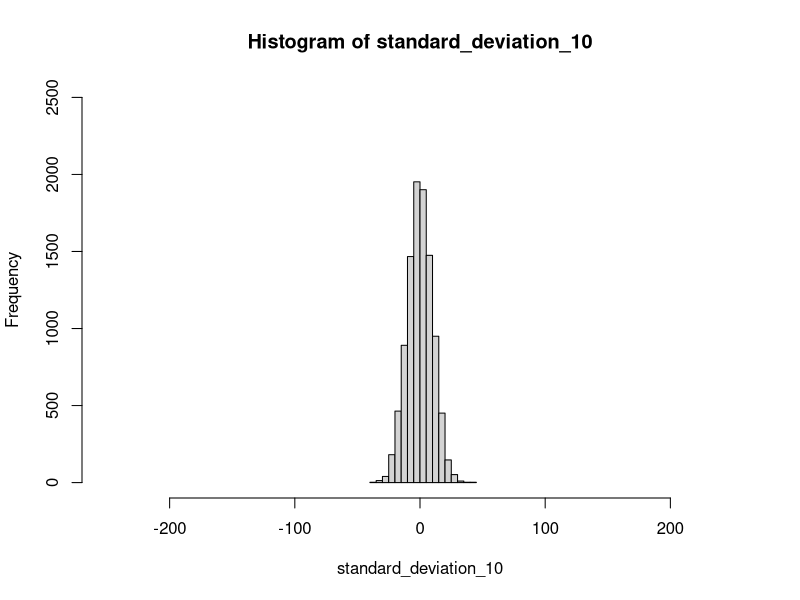
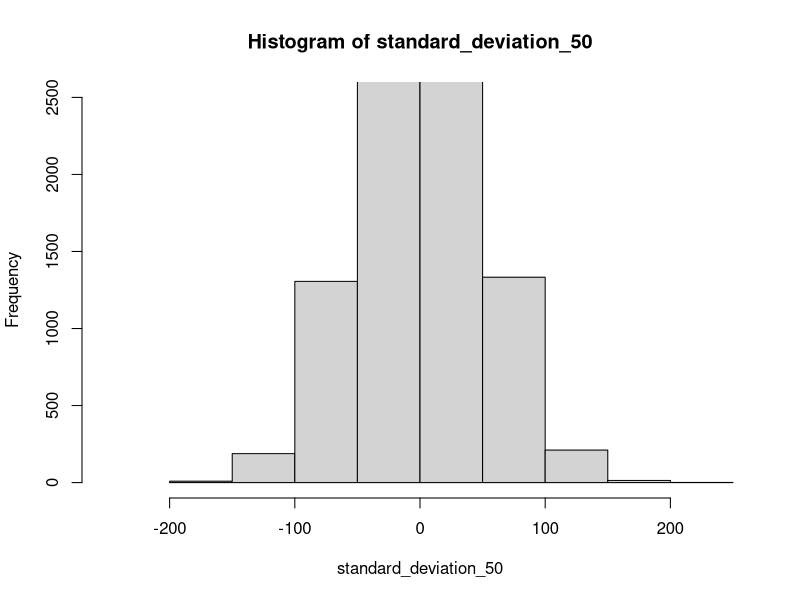
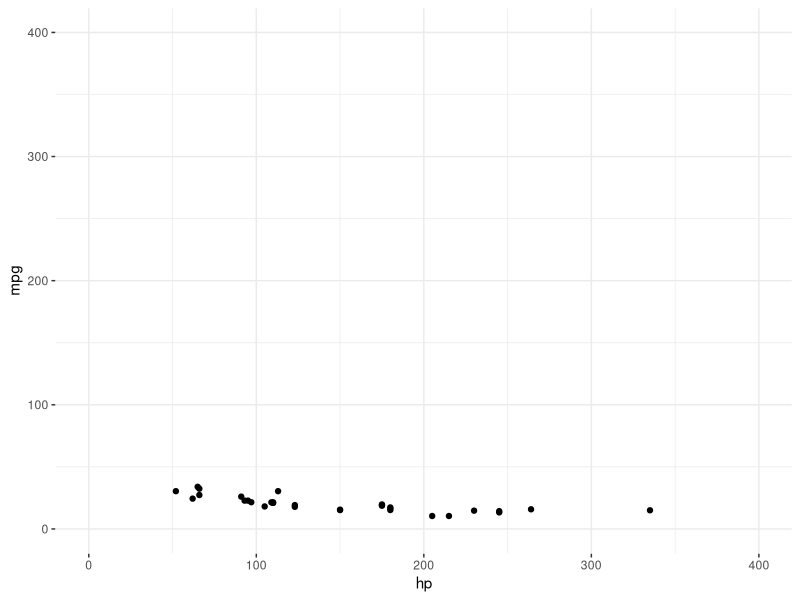
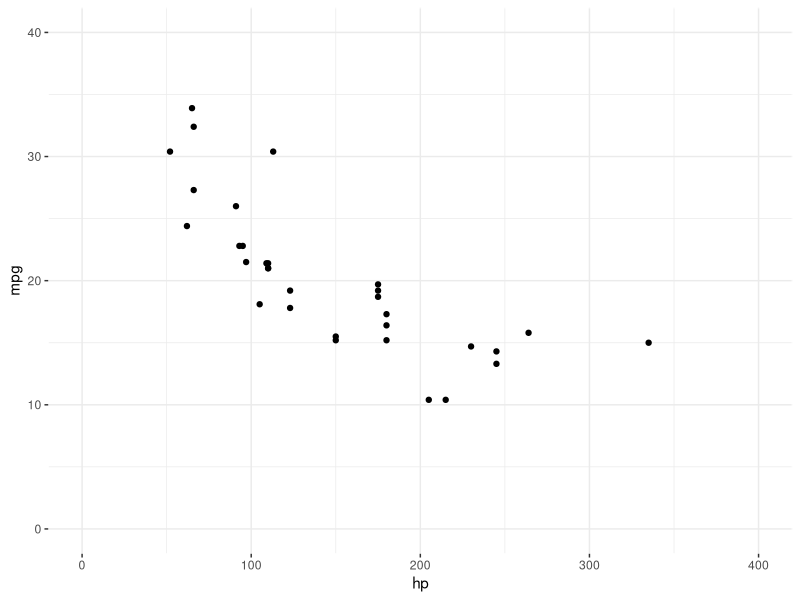
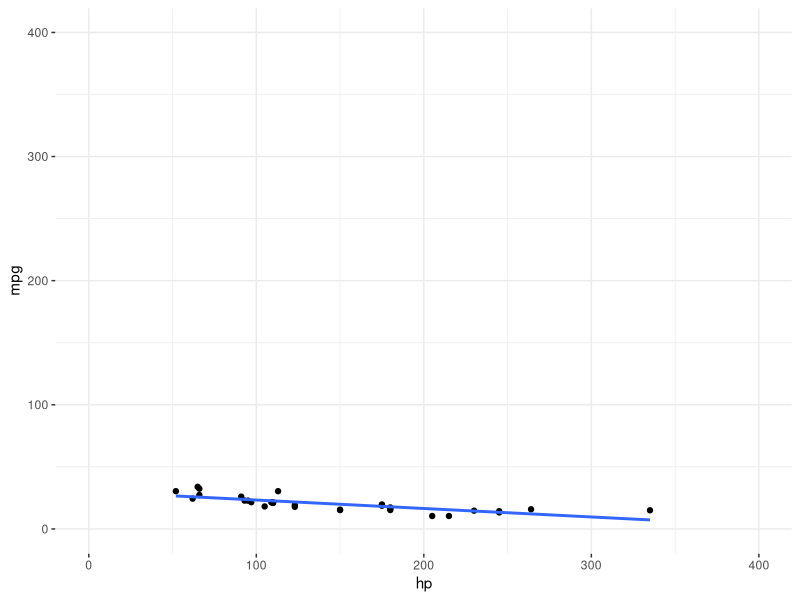
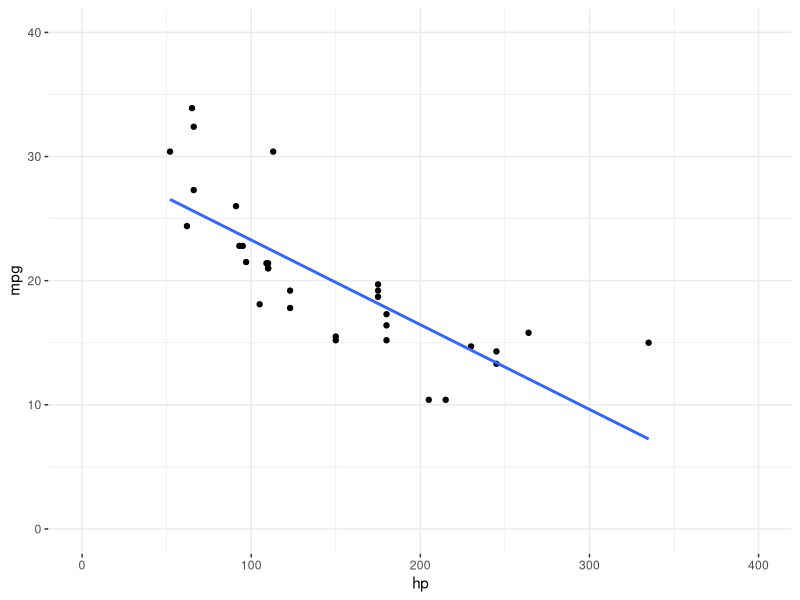

Generate these figures, in order, with R:
## ---- chunk 1
standard_deviation_10 <- rnorm(10000, mean = 0, sd = 10)
hist(standard_deviation_10, xlim = c(-250, 250), ylim = c(0, 2500))
## ---- chunk 2
standard_deviation_50 <- rnorm(10000, mean = 0, sd = 50)
hist(standard_deviation_50, xlim = c(-250, 250), ylim = c(0, 2500))
## ---- chunk 3
library(ggplot2)
plot <- ggplot(mtcars, aes( x = hp, y = mpg))
plot + geom_point() + theme_bw() + theme(panel.border = element_rect(colour = 'white')) + xlim(0, 400) + ylim(0, 400) 
## ---- chunk 4
library(ggplot2)
plot <- ggplot(mtcars, aes( x = hp, y = mpg))
plot + geom_point() + theme_bw() + theme(panel.border = element_rect(colour = 'white')) + xlim(0, 400) + ylim(0, 40) 
## ---- chunk 5
plot + geom_point() + geom_smooth(method = lm, se = FALSE)  + theme_bw()  + theme(panel.border = element_rect(colour = 'white')) + xlim(0, 400) + ylim(0, 400) 
## ---- chunk 6
plot + geom_point() + geom_smooth(method = lm, se = FALSE)  + theme_bw()  + theme(panel.border = element_rect(colour = 'white')) + xlim(0, 400) + ylim(0, 40) 
## ---- chunk 7
summary(lm( mpg ~ hp, mtcars))
